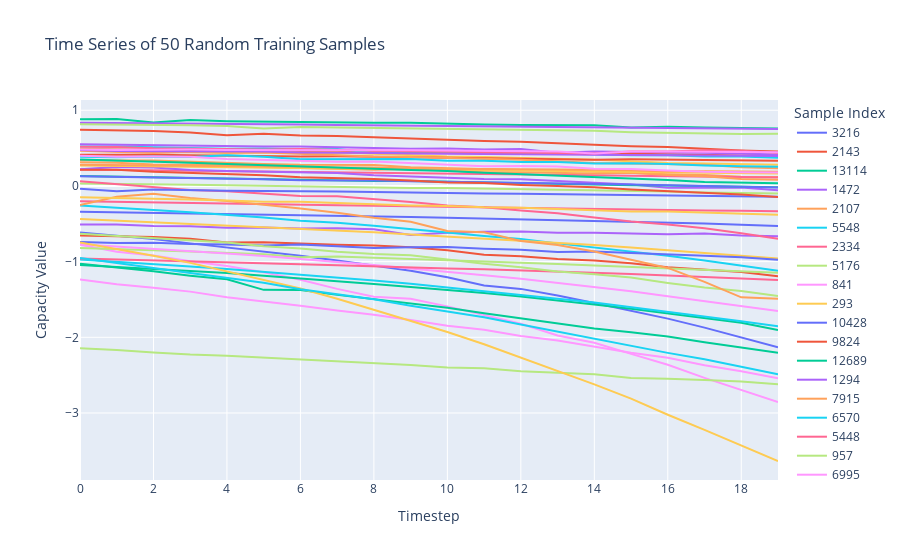

The notebook cell this image was saved under:
### Code cell
# Assuming X_train is your training set array.
# For instance, X_train might have shape (n_samples, n_timesteps, 1).

# Randomly select 50 samples from the training set
n_samples_total = X_train.shape[0]
selected_indices = np.random.choice(n_samples_total, size=50, replace=False)
X_random = X_train[selected_indices]

# If X_random has shape (50, n_timesteps, 1), squeeze the last dimension
if len(X_random.shape) == 3:
    n_samples, n_timesteps, n_features = X_random.shape
    if n_features == 1:
        X_random = X_random.squeeze(axis=-1)  # now shape is (n_samples, n_timesteps)
    else:
        raise ValueError("Expected feature dimension to be 1 for plotting a single time series per sample.")
else:
    n_samples, n_timesteps = X_random.shape

# Create a DataFrame where each row is a sample and each column is a timestep
df = pd.DataFrame(X_random, columns=[f"timestep_{i}" for i in range(n_timesteps)])
df["sample"] = selected_indices  # Label the samples with their original indices

# Melt the DataFrame to long format: each row becomes (sample, timestep, value)
df_long = df.melt(id_vars="sample", var_name="timestep", value_name="value")
# Convert the 'timestep' column from "timestep_0" to an integer (0)
df_long["timestep"] = df_long["timestep"].str.replace("timestep_", "").astype(int)

# Create a line plot with Plotly Express: one line per sample
fig = px.line(
    df_long,
    x="timestep",
    y="value",
    color="sample",
    title="Time Series of 50 Random Training Samples",
    labels={"timestep": "Timestep", "value": "Capacity Value", "sample": "Sample Index"}
)

fig.show()

### Figure 1 — Plotly figure (JSON) as saved in the notebook; plotly's stock layout.template omitted (floating-point values rounded to 4 significant figures)
{"data": [{"hovertemplate": "Sample Index=3216<br>Timestep=%{x}<br>Capacity Value=%{y}<extra></extra>", "legendgroup": "3216", "line": {"color": "#636efa", "dash": "solid"}, "marker": {"symbol": "circle"}, "mode": "lines", "name": "3216", "orientation": "v", "showlegend": true, "type": "scatter", "x": [0, 1, 2, 3, 4, 5, 6, 7, 8, 9, 10, 11, 12, 13, 14, 15, 16, 17, 18, 19], "xaxis": "x", "y": [-0.6155, -0.66, -0.7013, -0.7588, -0.8106, -0.8626, -0.9215, -0.9864, -1.058, -1.12, -1.206, -1.315, -1.36, -1.447, -1.546, -1.646, -1.753, -1.872, -2.001, -2.132], "yaxis": "y"}, {"hovertemplate": "Sample Index=2143<br>Timestep=%{x}<br>Capacity Value=%{y}<extra></extra>", "legendgroup": "2143", "line": {"color": "#EF553B", "dash": "solid"}, "marker": {"symbol": "circle"}, "mode": "lines", "name": "2143", "orientation": "v", "showlegend": true, "type": "scatter", "x": [0, 1, 2, 3, 4, 5, 6, 7, 8, 9, 10, 11, 12, 13, 14, 15, 16, 17, 18, 19], "xaxis": "x", "y": [0.485, 0.4817, 0.4808, 0.4716, 0.4693, 0.4622, 0.4591, 0.4604, 0.4567, 0.4505, 0.4458, 0.4382, 0.4268, 0.434, 0.4345, 0.425, 0.4192, 0.4124, 0.4031, 0.4079], "yaxis": "y"}, {"hovertemplate": "Sample Index=13114<br>Timestep=%{x}<br>Capacity Value=%{y}<extra></extra>", "legendgroup": "13114", "line": {"color": "#00cc96", "dash": "solid"}, "marker": {"symbol": "circle"}, "mode": "lines", "name": "13114", "orientation": "v", "showlegend": true, "type": "scatter", "x": [0, 1, 2, 3, 4, 5, 6, 7, 8, 9, 10, 11, 12, 13, 14, 15, 16, 17, 18, 19], "xaxis": "x", "y": [0.88, 0.8844, 0.8395, 0.8711, 0.8562, 0.849, 0.8432, 0.8424, 0.8357, 0.8335, 0.82, 0.8119, 0.8058, 0.8003, 0.8013, 0.7714, 0.7817, 0.7726, 0.7668, 0.7583], "yaxis": "y"}, {"hovertemplate": "Sample Index=1472<br>Timestep=%{x}<br>Capacity Value=%{y}<extra></extra>", "legendgroup": "1472", "line": {"color": "#ab63fa", "dash": "solid"}, "marker": {"symbol": "circle"}, "mode": "lines", "name": "1472", "orientation": "v", "showlegend": true, "type": "scatter", "x": [0, 1, 2, 3, 4, 5, 6, 7, 8, 9, 10, 11, 12, 13, 14, 15, 16, 17, 18, 19], "xaxis": "x", "y": [-0.511, -0.5083, -0.5307, -0.5327, -0.5515, -0.5502, -0.5636, -0.5597, -0.5711, -0.6466, -0.6195, -0.6052, -0.6034, -0.6181, -0.6194, -0.6286, -0.6377, -0.6294, -0.6539, -0.665], "yaxis": "y"}, {"hovertemplate": "Sample Index=2107<br>Timestep=%{x}<br>Capacity Value=%{y}<extra></extra>", "legendgroup": "2107", "line": {"color": "#FFA15A", "dash": "solid"}, "marker": {"symbol": "circle"}, "mode": "lines", "name": "2107", "orientation": "v", "showlegend": true, "type": "scatter", "x": [0, 1, 2, 3, 4, 5, 6, 7, 8, 9, 10, 11, 12, 13, 14, 15, 16, 17, 18, 19], "xaxis": "x", "y": [0.3442, 0.335, 0.3374, 0.3191, 0.3006, 0.2914, 0.2787, 0.2781, 0.2763, 0.2477, 0.2341, 0.2282, 0.2094, 0.2062, 0.1875, 0.1658, 0.1531, 0.1449, 0.1227, 0.1169], "yaxis": "y"}, {"hovertemplate": "Sample Index=5548<br>Timestep=%{x}<br>Capacity Value=%{y}<extra></extra>", "legendgroup": "5548", "line": {"color": "#19d3f3", "dash": "solid"}, "marker": {"symbol": "circle"}, "mode": "lines", "name": "5548", "orientation": "v", "showlegend": true, "type": "scatter", "x": [0, 1, 2, 3, 4, 5, 6, 7, 8, 9, 10, 11, 12, 13, 14, 15, 16, 17, 18, 19], "xaxis": "x", "y": [0.5213, 0.5226, 0.5115, 0.4984, 0.4908, 0.4932, 0.481, 0.4868, 0.4379, 0.4553, 0.451, 0.4395, 0.4396, 0.4274, 0.4141, 0.4058, 0.4059, 0.3903, 0.3904, 0.3709], "yaxis": "y"}, {"hovertemplate": "Sample Index=2334<br>Timestep=%{x}<br>Capacity Value=%{y}<extra></extra>", "legendgroup": "2334", "line": {"color": "#FF6692", "dash": "solid"}, "marker": {"symbol": "circle"}, "mode": "lines", "name": "2334", "orientation": "v", "showlegend": true, "type": "scatter", "x": [0, 1, 2, 3, 4, 5, 6, 7, 8, 9, 10, 11, 12, 13, 14, 15, 16, 17, 18, 19], "xaxis": "x", "y": [0.2174, 0.2112, 0.2043, 0.1996, 0.1984, 0.1913, 0.1863, 0.1804, 0.1724, 0.1634, 0.1635, 0.1574, 0.1515, 0.1459, 0.1402, 0.136, 0.1303, 0.1236, 0.1184, 0.1103], "yaxis": "y"}, {"hovertemplate": "Sample Index=5176<br>Timestep=%{x}<br>Capacity Value=%{y}<extra></extra>", "legendgroup": "5176", "line": {"color": "#B6E880", "dash": "solid"}, "marker": {"symbol": "circle"}, "mode": "lines", "name": "5176", "orientation": "v", "showlegend": true, "type": "scatter", "x": [0, 1, 2, 3, 4, 5, 6, 7, 8, 9, 10, 11, 12, 13, 14, 15, 16, 17, 18, 19], "xaxis": "x", "y": [0.03168, 0.0292, 0.02618, 0.01689, 0.008739, 0.0009452, -0.005521, -0.01231, -0.01627, -0.02564, -0.02664, -0.03316, -0.04633, -0.04798, -0.05201, -0.05927, -0.07307, -0.08557, -0.09284, -0.09945], "yaxis": "y"}, {"hovertemplate": "Sample Index=841<br>Timestep=%{x}<br>Capacity Value=%{y}<extra></extra>", "legendgroup": "841", "line": {"color": "#FF97FF", "dash": "solid"}, "marker": {"symbol": "circle"}, "mode": "lines", "name": "841", "orientation": "v", "showlegend": true, "type": "scatter", "x": [0, 1, 2, 3, 4, 5, 6, 7, 8, 9, 10, 11, 12, 13, 14, 15, 16, 17, 18, 19], "xaxis": "x", "y": [-0.7761, -0.869, -0.919, -0.9948, -1.057, -1.139, -1.24, -1.36, -1.463, -1.489, -1.591, -1.706, -1.82, -1.976, -2.071, -2.219, -2.362, -2.537, -2.696, -2.855], "yaxis": "y"}, {"hovertemplate": "Sample Index=293<br>Timestep=%{x}<br>Capacity Value=%{y}<extra></extra>", "legendgroup": "293", "line": {"color": "#FECB52", "dash": "solid"}, "marker": {"symbol": "circle"}, "mode": "lines", "name": "293", "orientation": "v", "showlegend": true, "type": "scatter", "x": [0, 1, 2, 3, 4, 5, 6, 7, 8, 9, 10, 11, 12, 13, 14, 15, 16, 17, 18, 19], "xaxis": "x", "y": [0.4798, 0.4719, 0.4636, 0.4482, 0.4362, 0.4497, 0.4375, 0.4433, 0.4251, 0.4058, 0.3894, 0.3835, 0.3694, 0.365, 0.3445, 0.3246, 0.3039, 0.2961, 0.2853, 0.2813], "yaxis": "y"}, {"hovertemplate": "Sample Index=10428<br>Timestep=%{x}<br>Capacity Value=%{y}<extra></extra>", "legendgroup": "10428", "line": {"color": "#636efa", "dash": "solid"}, "marker": {"symbol": "circle"}, "mode": "lines", "name": "10428", "orientation": "v", "showlegend": true, "type": "scatter", "x": [0, 1, 2, 3, 4, 5, 6, 7, 8, 9, 10, 11, 12, 13, 14, 15, 16, 17, 18, 19], "xaxis": "x", "y": [-0.3425, -0.3493, -0.3592, -0.3626, -0.3702, -0.3768, -0.3873, -0.3949, -0.4033, -0.4119, -0.42, -0.4298, -0.4367, -0.4486, -0.4606, -0.4671, -0.4842, -0.4952, -0.5112, -0.5287], "yaxis": "y"}, {"hovertemplate": "Sample Index=9824<br>Timestep=%{x}<br>Capacity Value=%{y}<extra></extra>", "legendgroup": "9824", "line": {"color": "#EF553B", "dash": "solid"}, "marker": {"symbol": "circle"}, "mode": "lines", "name": "9824", "orientation": "v", "showlegend": true, "type": "scatter", "x": [0, 1, 2, 3, 4, 5, 6, 7, 8, 9, 10, 11, 12, 13, 14, 15, 16, 17, 18, 19], "xaxis": "x", "y": [0.4134, 0.4147, 0.4136, 0.4043, 0.3984, 0.3934, 0.3905, 0.3908, 0.3845, 0.3806, 0.3718, 0.3621, 0.3578, 0.3551, 0.3476, 0.351, 0.3461, 0.3394, 0.336, 0.3314], "yaxis": "y"}, {"hovertemplate": "Sample Index=12689<br>Timestep=%{x}<br>Capacity Value=%{y}<extra></extra>", "legendgroup": "12689", "line": {"color": "#00cc96", "dash": "solid"}, "marker": {"symbol": "circle"}, "mode": "lines", "name": "12689", "orientation": "v", "showlegend": true, "type": "scatter", "x": [0, 1, 2, 3, 4, 5, 6, 7, 8, 9, 10, 11, 12, 13, 14, 15, 16, 17, 18, 19], "xaxis": "x", "y": [-1.027, -1.073, -1.129, -1.186, -1.233, -1.373, -1.376, -1.439, -1.497, -1.549, -1.608, -1.681, -1.748, -1.813, -1.884, -1.934, -1.989, -2.066, -2.138, -2.205], "yaxis": "y"}, {"hovertemplate": "Sample Index=1294<br>Timestep=%{x}<br>Capacity Value=%{y}<extra></extra>", "legendgroup": "1294", "line": {"color": "#ab63fa", "dash": "solid"}, "marker": {"symbol": "circle"}, "mode": "lines", "name": "1294", "orientation": "v", "showlegend": true, "type": "scatter", "x": [0, 1, 2, 3, 4, 5, 6, 7, 8, 9, 10, 11, 12, 13, 14, 15, 16, 17, 18, 19], "xaxis": "x", "y": [0.2196, 0.2503, 0.2429, 0.2109, 0.1963, 0.1865, 0.174, 0.1723, 0.1419, 0.1257, 0.1123, 0.09145, 0.08979, 0.06676, 0.04098, 0.01962, -0.02378, -0.01829, -0.02188, -0.05831], "yaxis": "y"}, {"hovertemplate": "Sample Index=7915<br>Timestep=%{x}<br>Capacity Value=%{y}<extra></extra>", "legendgroup": "7915", "line": {"color": "#FFA15A", "dash": "solid"}, "marker": {"symbol": "circle"}, "mode": "lines", "name": "7915", "orientation": "v", "showlegend": true, "type": "scatter", "x": [0, 1, 2, 3, 4, 5, 6, 7, 8, 9, 10, 11, 12, 13, 14, 15, 16, 17, 18, 19], "xaxis": "x", "y": [0.4636, 0.4482, 0.4362, 0.4497, 0.4375, 0.4433, 0.4251, 0.4058, 0.3894, 0.3835, 0.3694, 0.365, 0.3445, 0.3246, 0.3039, 0.2961, 0.2853, 0.2813, 0.2482, 0.2327], "yaxis": "y"}, {"hovertemplate": "Sample Index=6570<br>Timestep=%{x}<br>Capacity Value=%{y}<extra></extra>", "legendgroup": "6570", "line": {"color": "#19d3f3", "dash": "solid"}, "marker": {"symbol": "circle"}, "mode": "lines", "name": "6570", "orientation": "v", "showlegend": true, "type": "scatter", "x": [0, 1, 2, 3, 4, 5, 6, 7, 8, 9, 10, 11, 12, 13, 14, 15, 16, 17, 18, 19], "xaxis": "x", "y": [-0.2589, -0.2925, -0.3187, -0.348, -0.3796, -0.4179, -0.4585, -0.487, -0.5275, -0.5672, -0.6155, -0.66, -0.7013, -0.7588, -0.8106, -0.8626, -0.9215, -0.9864, -1.058, -1.12], "yaxis": "y"}, {"hovertemplate": "Sample Index=5448<br>Timestep=%{x}<br>Capacity Value=%{y}<extra></extra>", "legendgroup": "5448", "line": {"color": "#FF6692", "dash": "solid"}, "marker": {"symbol": "circle"}, "mode": "lines", "name": "5448", "orientation": "v", "showlegend": true, "type": "scatter", "x": [0, 1, 2, 3, 4, 5, 6, 7, 8, 9, 10, 11, 12, 13, 14, 15, 16, 17, 18, 19], "xaxis": "x", "y": [0.06239, 0.02353, -0.01425, -0.05483, -0.07001, -0.09771, -0.1328, -0.1374, -0.1743, -0.2107, -0.2578, -0.2817, -0.3251, -0.3611, -0.4169, -0.4699, -0.5086, -0.5583, -0.6261, -0.6975], "yaxis": "y"}, {"hovertemplate": "Sample Index=957<br>Timestep=%{x}<br>Capacity Value=%{y}<extra></extra>", "legendgroup": "957", "line": {"color": "#B6E880", "dash": "solid"}, "marker": {"symbol": "circle"}, "mode": "lines", "name": "957", "orientation": "v", "showlegend": true, "type": "scatter", "x": [0, 1, 2, 3, 4, 5, 6, 7, 8, 9, 10, 11, 12, 13, 14, 15, 16, 17, 18, 19], "xaxis": "x", "y": [-2.146, -2.168, -2.201, -2.228, -2.242, -2.267, -2.287, -2.321, -2.339, -2.365, -2.399, -2.409, -2.448, -2.472, -2.489, -2.539, -2.546, -2.566, -2.583, -2.621], "yaxis": "y"}, {"hovertemplate": "Sample Index=6995<br>Timestep=%{x}<br>Capacity Value=%{y}<extra></extra>", "legendgroup": "6995", "line": {"color": "#FF97FF", "dash": "solid"}, "marker": {"symbol": "circle"}, "mode": "lines", "name": "6995", "orientation": "v", "showlegend": true, "type": "scatter", "x": [0, 1, 2, 3, 4, 5, 6, 7, 8, 9, 10, 11, 12, 13, 14, 15, 16, 17, 18, 19], "xaxis": "x", "y": [-1.237, -1.299, -1.347, -1.396, -1.47, -1.522, -1.582, -1.647, -1.702, -1.771, -1.848, -1.899, -1.982, -2.042, -2.125, -2.205, -2.271, -2.368, -2.449, -2.54], "yaxis": "y"}, {"hovertemplate": "Sample Index=829<br>Timestep=%{x}<br>Capacity Value=%{y}<extra></extra>", "legendgroup": "829", "line": {"color": "#FECB52", "dash": "solid"}, "marker": {"symbol": "circle"}, "mode": "lines", "name": "829", "orientation": "v", "showlegend": true, "type": "scatter", "x": [0, 1, 2, 3, 4, 5, 6, 7, 8, 9, 10, 11, 12, 13, 14, 15, 16, 17, 18, 19], "xaxis": "x", "y": [-0.4364, -0.4579, -0.48, -0.4983, -0.5186, -0.5392, -0.5629, -0.5882, -0.6134, -0.6426, -0.6692, -0.6981, -0.7301, -0.757, -0.7797, -0.8143, -0.8501, -0.8856, -0.9213, -0.9587], "yaxis": "y"}, {"hovertemplate": "Sample Index=9542<br>Timestep=%{x}<br>Capacity Value=%{y}<extra></extra>", "legendgroup": "9542", "line": {"color": "#636efa", "dash": "solid"}, "marker": {"symbol": "circle"}, "mode": "lines", "name": "9542", "orientation": "v", "showlegend": true, "type": "scatter", "x": [0, 1, 2, 3, 4, 5, 6, 7, 8, 9, 10, 11, 12, 13, 14, 15, 16, 17, 18, 19], "xaxis": "x", "y": [-0.0377, -0.06971, -0.04758, -0.05809, -0.06323, -0.06801, -0.06805, -0.07487, -0.08079, -0.09003, -0.0996, -0.09992, -0.1032, -0.1075, -0.1141, -0.1166, -0.1214, -0.1292, -0.1387, -0.1412], "yaxis": "y"}, {"hovertemplate": "Sample Index=10872<br>Timestep=%{x}<br>Capacity Value=%{y}<extra></extra>", "legendgroup": "10872", "line": {"color": "#EF553B", "dash": "solid"}, "marker": {"symbol": "circle"}, "mode": "lines", "name": "10872", "orientation": "v", "showlegend": true, "type": "scatter", "x": [0, 1, 2, 3, 4, 5, 6, 7, 8, 9, 10, 11, 12, 13, 14, 15, 16, 17, 18, 19], "xaxis": "x", "y": [-0.654, -0.6619, -0.6737, -0.6979, -0.7458, -0.7455, -0.7661, -0.7784, -0.7877, -0.809, -0.8493, -0.9077, -0.9304, -0.9644, -0.9852, -1.022, -1.073, -1.109, -1.137, -1.193], "yaxis": "y"}, {"hovertemplate": "Sample Index=932<br>Timestep=%{x}<br>Capacity Value=%{y}<extra></extra>", "legendgroup": "932", "line": {"color": "#00cc96", "dash": "solid"}, "marker": {"symbol": "circle"}, "mode": "lines", "name": "932", "orientation": "v", "showlegend": true, "type": "scatter", "x": [0, 1, 2, 3, 4, 5, 6, 7, 8, 9, 10, 11, 12, 13, 14, 15, 16, 17, 18, 19], "xaxis": "x", "y": [0.1299, 0.1209, 0.1117, 0.106, 0.09502, 0.09095, 0.08025, 0.06968, 0.06401, 0.06658, 0.05646, 0.0453, 0.03815, 0.02586, 0.01908, 0.009898, 0.004677, -0.003702, -0.00859, -0.01714], "yaxis": "y"}, {"hovertemplate": "Sample Index=5246<br>Timestep=%{x}<br>Capacity Value=%{y}<extra></extra>", "legendgroup": "5246", "line": {"color": "#ab63fa", "dash": "solid"}, "marker": {"symbol": "circle"}, "mode": "lines", "name": "5246", "orientation": "v", "showlegend": true, "type": "scatter", "x": [0, 1, 2, 3, 4, 5, 6, 7, 8, 9, 10, 11, 12, 13, 14, 15, 16, 17, 18, 19], "xaxis": "x", "y": [0.8348, 0.8321, 0.8272, 0.8222, 0.8197, 0.8138, 0.8106, 0.805, 0.8001, 0.795, 0.7956, 0.7922, 0.7867, 0.7809, 0.7727, 0.7706, 0.7639, 0.7607, 0.7595, 0.7532], "yaxis": "y"}, {"hovertemplate": "Sample Index=9922<br>Timestep=%{x}<br>Capacity Value=%{y}<extra></extra>", "legendgroup": "9922", "line": {"color": "#FFA15A", "dash": "solid"}, "marker": {"symbol": "circle"}, "mode": "lines", "name": "9922", "orientation": "v", "showlegend": true, "type": "scatter", "x": [0, 1, 2, 3, 4, 5, 6, 7, 8, 9, 10, 11, 12, 13, 14, 15, 16, 17, 18, 19], "xaxis": "x", "y": [0.3118, 0.3065, 0.2836, 0.2798, 0.2761, 0.249, 0.2376, 0.2277, 0.2126, 0.2268, 0.205, 0.1809, 0.1808, 0.175, 0.1632, 0.1735, 0.1429, 0.1295, 0.09231, 0.08308], "yaxis": "y"}, {"hovertemplate": "Sample Index=6695<br>Timestep=%{x}<br>Capacity Value=%{y}<extra></extra>", "legendgroup": "6695", "line": {"color": "#19d3f3", "dash": "solid"}, "marker": {"symbol": "circle"}, "mode": "lines", "name": "6695", "orientation": "v", "showlegend": true, "type": "scatter", "x": [0, 1, 2, 3, 4, 5, 6, 7, 8, 9, 10, 11, 12, 13, 14, 15, 16, 17, 18, 19], "xaxis": "x", "y": [0.3848, 0.3786, 0.3891, 0.3826, 0.4039, 0.3871, 0.3539, 0.3539, 0.3529, 0.3564, 0.3336, 0.3323, 0.3175, 0.3153, 0.2973, 0.3011, 0.2893, 0.2692, 0.2589, 0.253], "yaxis": "y"}, {"hovertemplate": "Sample Index=5576<br>Timestep=%{x}<br>Capacity Value=%{y}<extra></extra>", "legendgroup": "5576", "line": {"color": "#FF6692", "dash": "solid"}, "marker": {"symbol": "circle"}, "mode": "lines", "name": "5576", "orientation": "v", "showlegend": true, "type": "scatter", "x": [0, 1, 2, 3, 4, 5, 6, 7, 8, 9, 10, 11, 12, 13, 14, 15, 16, 17, 18, 19], "xaxis": "x", "y": [-0.2023, -0.2114, -0.2188, -0.2284, -0.2333, -0.2435, -0.2522, -0.2566, -0.2603, -0.2679, -0.2754, -0.2854, -0.2939, -0.3011, -0.3066, -0.3124, -0.3178, -0.3234, -0.3285, -0.3356], "yaxis": "y"}, {"hovertemplate": "Sample Index=4198<br>Timestep=%{x}<br>Capacity Value=%{y}<extra></extra>", "legendgroup": "4198", "line": {"color": "#B6E880", "dash": "solid"}, "marker": {"symbol": "circle"}, "mode": "lines", "name": "4198", "orientation": "v", "showlegend": true, "type": "scatter", "x": [0, 1, 2, 3, 4, 5, 6, 7, 8, 9, 10, 11, 12, 13, 14, 15, 16, 17, 18, 19], "xaxis": "x", "y": [-0.8205, -0.8317, -0.8504, -0.8676, -0.8838, -0.9031, -0.9436, -0.9316, -0.9491, -0.9648, -0.984, -0.9987, -1.017, -1.032, -1.053, -1.072, -1.089, -1.109, -1.127, -1.148], "yaxis": "y"}, {"hovertemplate": "Sample Index=8580<br>Timestep=%{x}<br>Capacity Value=%{y}<extra></extra>", "legendgroup": "8580", "line": {"color": "#FF97FF", "dash": "solid"}, "marker": {"symbol": "circle"}, "mode": "lines", "name": "8580", "orientation": "v", "showlegend": true, "type": "scatter", "x": [0, 1, 2, 3, 4, 5, 6, 7, 8, 9, 10, 11, 12, 13, 14, 15, 16, 17, 18, 19], "xaxis": "x", "y": [-0.7712, -0.7998, -0.8356, -0.8587, -0.894, -0.925, -0.9636, -1.002, -1.044, -1.089, -1.139, -1.181, -1.226, -1.281, -1.334, -1.391, -1.456, -1.519, -1.585, -1.651], "yaxis": "y"}, {"hovertemplate": "Sample Index=7386<br>Timestep=%{x}<br>Capacity Value=%{y}<extra></extra>", "legendgroup": "7386", "line": {"color": "#FECB52", "dash": "solid"}, "marker": {"symbol": "circle"}, "mode": "lines", "name": "7386", "orientation": "v", "showlegend": true, "type": "scatter", "x": [0, 1, 2, 3, 4, 5, 6, 7, 8, 9, 10, 11, 12, 13, 14, 15, 16, 17, 18, 19], "xaxis": "x", "y": [0.2714, 0.2663, 0.2627, 0.2577, 0.2509, 0.2446, 0.2396, 0.2319, 0.2274, 0.2216, 0.2172, 0.2107, 0.2037, 0.1968, 0.1911, 0.1848, 0.1828, 0.177, 0.171, 0.1651], "yaxis": "y"}, {"hovertemplate": "Sample Index=10359<br>Timestep=%{x}<br>Capacity Value=%{y}<extra></extra>", "legendgroup": "10359", "line": {"color": "#636efa", "dash": "solid"}, "marker": {"symbol": "circle"}, "mode": "lines", "name": "10359", "orientation": "v", "showlegend": true, "type": "scatter", "x": [0, 1, 2, 3, 4, 5, 6, 7, 8, 9, 10, 11, 12, 13, 14, 15, 16, 17, 18, 19], "xaxis": "x", "y": [-0.7399, -0.7554, -0.7508, -0.7668, -0.7727, -0.786, -0.7729, -0.7962, -0.8197, -0.8096, -0.8083, -0.8296, -0.8423, -0.8733, -0.8663, -0.8865, -0.9002, -0.9221, -0.9437, -0.9745], "yaxis": "y"}, {"hovertemplate": "Sample Index=13548<br>Timestep=%{x}<br>Capacity Value=%{y}<extra></extra>", "legendgroup": "13548", "line": {"color": "#EF553B", "dash": "solid"}, "marker": {"symbol": "circle"}, "mode": "lines", "name": "13548", "orientation": "v", "showlegend": true, "type": "scatter", "x": [0, 1, 2, 3, 4, 5, 6, 7, 8, 9, 10, 11, 12, 13, 14, 15, 16, 17, 18, 19], "xaxis": "x", "y": [0.7418, 0.738, 0.7246, 0.7075, 0.6714, 0.6904, 0.6666, 0.6614, 0.644, 0.6342, 0.6118, 0.5929, 0.5844, 0.5635, 0.5441, 0.5258, 0.5133, 0.4879, 0.4689, 0.4537], "yaxis": "y"}, {"hovertemplate": "Sample Index=12612<br>Timestep=%{x}<br>Capacity Value=%{y}<extra></extra>", "legendgroup": "12612", "line": {"color": "#00cc96", "dash": "solid"}, "marker": {"symbol": "circle"}, "mode": "lines", "name": "12612", "orientation": "v", "showlegend": true, "type": "scatter", "x": [0, 1, 2, 3, 4, 5, 6, 7, 8, 9, 10, 11, 12, 13, 14, 15, 16, 17, 18, 19], "xaxis": "x", "y": [-1.044, -1.07, -1.099, -1.127, -1.151, -1.186, -1.219, -1.257, -1.295, -1.336, -1.373, -1.416, -1.459, -1.51, -1.565, -1.624, -1.683, -1.751, -1.808, -1.902], "yaxis": "y"}, {"hovertemplate": "Sample Index=11037<br>Timestep=%{x}<br>Capacity Value=%{y}<extra></extra>", "legendgroup": "11037", "line": {"color": "#ab63fa", "dash": "solid"}, "marker": {"symbol": "circle"}, "mode": "lines", "name": "11037", "orientation": "v", "showlegend": true, "type": "scatter", "x": [0, 1, 2, 3, 4, 5, 6, 7, 8, 9, 10, 11, 12, 13, 14, 15, 16, 17, 18, 19], "xaxis": "x", "y": [0.5517, 0.545, 0.5407, 0.5338, 0.5291, 0.5213, 0.5226, 0.5115, 0.4984, 0.4908, 0.4932, 0.481, 0.4868, 0.4379, 0.4553, 0.451, 0.4395, 0.4396, 0.4274, 0.4141], "yaxis": "y"}, {"hovertemplate": "Sample Index=11902<br>Timestep=%{x}<br>Capacity Value=%{y}<extra></extra>", "legendgroup": "11902", "line": {"color": "#FFA15A", "dash": "solid"}, "marker": {"symbol": "circle"}, "mode": "lines", "name": "11902", "orientation": "v", "showlegend": true, "type": "scatter", "x": [0, 1, 2, 3, 4, 5, 6, 7, 8, 9, 10, 11, 12, 13, 14, 15, 16, 17, 18, 19], "xaxis": "x", "y": [0.28, 0.2767, 0.2721, 0.2649, 0.2609, 0.2569, 0.2538, 0.2437, 0.2432, 0.231, 0.2148, 0.2228, 0.2224, 0.2176, 0.2132, 0.2064, 0.1892, 0.1928, 0.1923, 0.1887], "yaxis": "y"}, {"hovertemplate": "Sample Index=10703<br>Timestep=%{x}<br>Capacity Value=%{y}<extra></extra>", "legendgroup": "10703", "line": {"color": "#19d3f3", "dash": "solid"}, "marker": {"symbol": "circle"}, "mode": "lines", "name": "10703", "orientation": "v", "showlegend": true, "type": "scatter", "x": [0, 1, 2, 3, 4, 5, 6, 7, 8, 9, 10, 11, 12, 13, 14, 15, 16, 17, 18, 19], "xaxis": "x", "y": [-0.9709, -0.9994, -1.029, -1.063, -1.097, -1.133, -1.169, -1.207, -1.249, -1.291, -1.339, -1.386, -1.438, -1.489, -1.541, -1.601, -1.661, -1.722, -1.788, -1.853], "yaxis": "y"}, {"hovertemplate": "Sample Index=3948<br>Timestep=%{x}<br>Capacity Value=%{y}<extra></extra>", "legendgroup": "3948", "line": {"color": "#FF6692", "dash": "solid"}, "marker": {"symbol": "circle"}, "mode": "lines", "name": "3948", "orientation": "v", "showlegend": true, "type": "scatter", "x": [0, 1, 2, 3, 4, 5, 6, 7, 8, 9, 10, 11, 12, 13, 14, 15, 16, 17, 18, 19], "xaxis": "x", "y": [-0.9593, -0.9705, -0.9827, -0.9958, -1.009, -1.021, -1.036, -1.049, -1.065, -1.08, -1.089, -1.1, -1.114, -1.13, -1.146, -1.164, -1.184, -1.203, -1.225, -1.244], "yaxis": "y"}, {"hovertemplate": "Sample Index=1028<br>Timestep=%{x}<br>Capacity Value=%{y}<extra></extra>", "legendgroup": "1028", "line": {"color": "#B6E880", "dash": "solid"}, "marker": {"symbol": "circle"}, "mode": "lines", "name": "1028", "orientation": "v", "showlegend": true, "type": "scatter", "x": [0, 1, 2, 3, 4, 5, 6, 7, 8, 9, 10, 11, 12, 13, 14, 15, 16, 17, 18, 19], "xaxis": "x", "y": [-0.632, -0.661, -0.6804, -0.7172, -0.7483, -0.7964, -0.8258, -0.8687, -0.8995, -0.9172, -0.9762, -1.028, -1.075, -1.131, -1.168, -1.211, -1.281, -1.343, -1.388, -1.453], "yaxis": "y"}, {"hovertemplate": "Sample Index=3792<br>Timestep=%{x}<br>Capacity Value=%{y}<extra></extra>", "legendgroup": "3792", "line": {"color": "#FF97FF", "dash": "solid"}, "marker": {"symbol": "circle"}, "mode": "lines", "name": "3792", "orientation": "v", "showlegend": true, "type": "scatter", "x": [0, 1, 2, 3, 4, 5, 6, 7, 8, 9, 10, 11, 12, 13, 14, 15, 16, 17, 18, 19], "xaxis": "x", "y": [0.3977, 0.3871, 0.3903, 0.3863, 0.3565, 0.3432, 0.3289, 0.32, 0.3219, 0.3045, 0.2802, 0.2604, 0.2636, 0.2556, 0.2287, 0.2252, 0.2025, 0.1866, 0.1818, 0.1775], "yaxis": "y"}, {"hovertemplate": "Sample Index=9274<br>Timestep=%{x}<br>Capacity Value=%{y}<extra></extra>", "legendgroup": "9274", "line": {"color": "#FECB52", "dash": "solid"}, "marker": {"symbol": "circle"}, "mode": "lines", "name": "9274", "orientation": "v", "showlegend": true, "type": "scatter", "x": [0, 1, 2, 3, 4, 5, 6, 7, 8, 9, 10, 11, 12, 13, 14, 15, 16, 17, 18, 19], "xaxis": "x", "y": [-0.7458, -0.8326, -0.9223, -1.017, -1.13, -1.239, -1.356, -1.491, -1.635, -1.78, -1.93, -2.092, -2.269, -2.437, -2.622, -2.811, -3.023, -3.223, -3.427, -3.634], "yaxis": "y"}, {"hovertemplate": "Sample Index=6535<br>Timestep=%{x}<br>Capacity Value=%{y}<extra></extra>", "legendgroup": "6535", "line": {"color": "#636efa", "dash": "solid"}, "marker": {"symbol": "circle"}, "mode": "lines", "name": "6535", "orientation": "v", "showlegend": true, "type": "scatter", "x": [0, 1, 2, 3, 4, 5, 6, 7, 8, 9, 10, 11, 12, 13, 14, 15, 16, 17, 18, 19], "xaxis": "x", "y": [0.1296, 0.1217, 0.1154, 0.1091, 0.09744, 0.08881, 0.0752, 0.07581, 0.07046, 0.06354, 0.05736, 0.04845, 0.04185, 0.03119, 0.02694, 0.01907, 0.007965, -2.025e-05, -0.009497, -0.01956], "yaxis": "y"}, {"hovertemplate": "Sample Index=3122<br>Timestep=%{x}<br>Capacity Value=%{y}<extra></extra>", "legendgroup": "3122", "line": {"color": "#EF553B", "dash": "solid"}, "marker": {"symbol": "circle"}, "mode": "lines", "name": "3122", "orientation": "v", "showlegend": true, "type": "scatter", "x": [0, 1, 2, 3, 4, 5, 6, 7, 8, 9, 10, 11, 12, 13, 14, 15, 16, 17, 18, 19], "xaxis": "x", "y": [0.215, 0.2145, 0.1859, 0.1732, 0.1577, 0.1424, 0.1164, 0.1055, 0.09122, 0.07026, 0.04473, 0.03973, 0.01403, -0.001418, -0.01785, -0.04766, -0.06844, -0.08511, -0.1116, -0.1466], "yaxis": "y"}, {"hovertemplate": "Sample Index=13076<br>Timestep=%{x}<br>Capacity Value=%{y}<extra></extra>", "legendgroup": "13076", "line": {"color": "#00cc96", "dash": "solid"}, "marker": {"symbol": "circle"}, "mode": "lines", "name": "13076", "orientation": "v", "showlegend": true, "type": "scatter", "x": [0, 1, 2, 3, 4, 5, 6, 7, 8, 9, 10, 11, 12, 13, 14, 15, 16, 17, 18, 19], "xaxis": "x", "y": [0.349, 0.3371, 0.3212, 0.3075, 0.2909, 0.277, 0.2608, 0.2466, 0.228, 0.2099, 0.1983, 0.1759, 0.1577, 0.1365, 0.1205, 0.0976, 0.07755, 0.05144, 0.04862, 0.03667], "yaxis": "y"}, {"hovertemplate": "Sample Index=6824<br>Timestep=%{x}<br>Capacity Value=%{y}<extra></extra>", "legendgroup": "6824", "line": {"color": "#ab63fa", "dash": "solid"}, "marker": {"symbol": "circle"}, "mode": "lines", "name": "6824", "orientation": "v", "showlegend": true, "type": "scatter", "x": [0, 1, 2, 3, 4, 5, 6, 7, 8, 9, 10, 11, 12, 13, 14, 15, 16, 17, 18, 19], "xaxis": "x", "y": [0.4758, 0.4623, 0.4591, 0.4565, 0.4564, 0.4562, 0.4422, 0.4413, 0.4346, 0.4286, 0.4254, 0.4194, 0.4156, 0.4125, 0.4127, 0.4095, 0.4056, 0.4037, 0.3966, 0.3968], "yaxis": "y"}, {"hovertemplate": "Sample Index=1623<br>Timestep=%{x}<br>Capacity Value=%{y}<extra></extra>", "legendgroup": "1623", "line": {"color": "#FFA15A", "dash": "solid"}, "marker": {"symbol": "circle"}, "mode": "lines", "name": "1623", "orientation": "v", "showlegend": true, "type": "scatter", "x": [0, 1, 2, 3, 4, 5, 6, 7, 8, 9, 10, 11, 12, 13, 14, 15, 16, 17, 18, 19], "xaxis": "x", "y": [-0.2531, -0.1426, -0.1035, -0.1588, -0.1995, -0.2459, -0.298, -0.3544, -0.4213, -0.4722, -0.5965, -0.6118, -0.7269, -0.7794, -0.8652, -0.9744, -1.083, -1.268, -1.472, -1.491], "yaxis": "y"}, {"hovertemplate": "Sample Index=10069<br>Timestep=%{x}<br>Capacity Value=%{y}<extra></extra>", "legendgroup": "10069", "line": {"color": "#19d3f3", "dash": "solid"}, "marker": {"symbol": "circle"}, "mode": "lines", "name": "10069", "orientation": "v", "showlegend": true, "type": "scatter", "x": [0, 1, 2, 3, 4, 5, 6, 7, 8, 9, 10, 11, 12, 13, 14, 15, 16, 17, 18, 19], "xaxis": "x", "y": [-0.9507, -1.022, -1.086, -1.149, -1.212, -1.28, -1.364, -1.431, -1.498, -1.582, -1.661, -1.734, -1.831, -1.925, -2.017, -2.116, -2.206, -2.291, -2.39, -2.49], "yaxis": "y"}, {"hovertemplate": "Sample Index=10048<br>Timestep=%{x}<br>Capacity Value=%{y}<extra></extra>", "legendgroup": "10048", "line": {"color": "#FF6692", "dash": "solid"}, "marker": {"symbol": "circle"}, "mode": "lines", "name": "10048", "orientation": "v", "showlegend": true, "type": "scatter", "x": [0, 1, 2, 3, 4, 5, 6, 7, 8, 9, 10, 11, 12, 13, 14, 15, 16, 17, 18, 19], "xaxis": "x", "y": [0.518, 0.5147, 0.4976, 0.4919, 0.4929, 0.4814, 0.4896, 0.474, 0.4658, 0.457, 0.4534, 0.449, 0.4477, 0.4347, 0.4284, 0.4552, 0.4558, 0.4714, 0.4637, 0.4395], "yaxis": "y"}, {"hovertemplate": "Sample Index=790<br>Timestep=%{x}<br>Capacity Value=%{y}<extra></extra>", "legendgroup": "790", "line": {"color": "#B6E880", "dash": "solid"}, "marker": {"symbol": "circle"}, "mode": "lines", "name": "790", "orientation": "v", "showlegend": true, "type": "scatter", "x": [0, 1, 2, 3, 4, 5, 6, 7, 8, 9, 10, 11, 12, 13, 14, 15, 16, 17, 18, 19], "xaxis": "x", "y": [0.8149, 0.8134, 0.805, 0.8011, 0.7912, 0.7573, 0.7773, 0.7707, 0.7629, 0.7569, 0.7492, 0.7409, 0.739, 0.731, 0.7279, 0.7102, 0.6999, 0.6953, 0.685, 0.6906], "yaxis": "y"}, {"hovertemplate": "Sample Index=1156<br>Timestep=%{x}<br>Capacity Value=%{y}<extra></extra>", "legendgroup": "1156", "line": {"color": "#FF97FF", "dash": "solid"}, "marker": {"symbol": "circle"}, "mode": "lines", "name": "1156", "orientation": "v", "showlegend": true, "type": "scatter", "x": [0, 1, 2, 3, 4, 5, 6, 7, 8, 9, 10, 11, 12, 13, 14, 15, 16, 17, 18, 19], "xaxis": "x", "y": [0.4811, 0.4746, 0.4783, 0.4811, 0.4733, 0.471, 0.4698, 0.4649, 0.4726, 0.4714, 0.4688, 0.4606, 0.4591, 0.4553, 0.4296, 0.4559, 0.4544, 0.4517, 0.4479, 0.4453], "yaxis": "y"}, {"hovertemplate": "Sample Index=4988<br>Timestep=%{x}<br>Capacity Value=%{y}<extra></extra>", "legendgroup": "4988", "line": {"color": "#FECB52", "dash": "solid"}, "marker": {"symbol": "circle"}, "mode": "lines", "name": "4988", "orientation": "v", "showlegend": true, "type": "scatter", "x": [0, 1, 2, 3, 4, 5, 6, 7, 8, 9, 10, 11, 12, 13, 14, 15, 16, 17, 18, 19], "xaxis": "x", "y": [-0.1483, -0.1617, -0.1687, -0.1788, -0.191, -0.2074, -0.2097, -0.227, -0.2447, -0.2576, -0.2638, -0.2814, -0.2868, -0.3035, -0.3143, -0.3383, -0.337, -0.3524, -0.3708, -0.38], "yaxis": "y"}], "layout": {"legend": {"title": {"text": "Sample Index"}, "tracegroupgap": 0}, "title": {"text": "Time Series of 50 Random Training Samples"}, "xaxis": {"anchor": "y", "domain": [0, 1], "title": {"text": "Timestep"}}, "yaxis": {"anchor": "x", "domain": [0, 1], "title": {"text": "Capacity Value"}}}}
